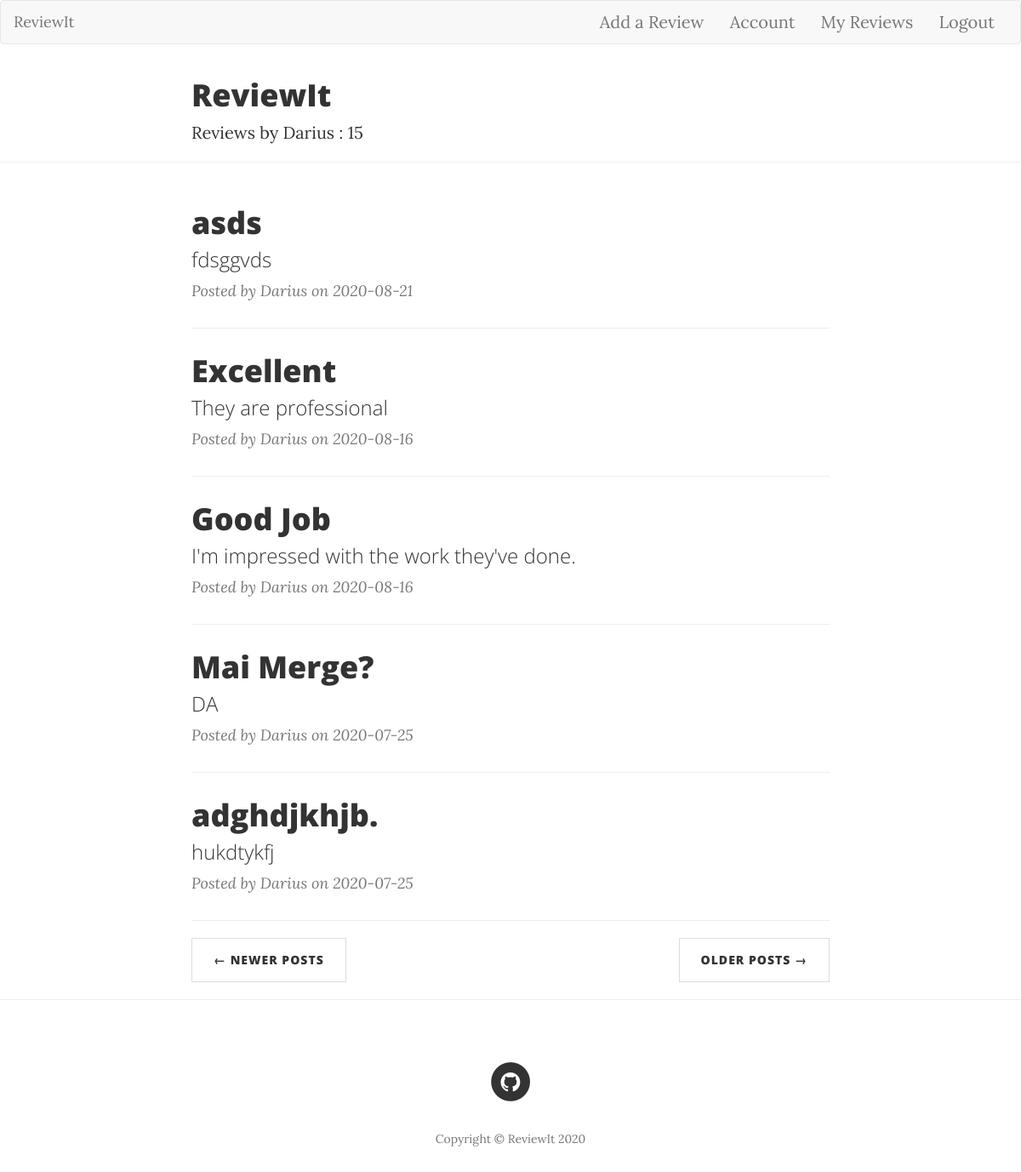
/user/Darius (signed in), run on the app's committed database.
### flaskreview/models.py (models this page shows, shortened)
class User(db.Model, UserMixin):
    id = db.Column(db.Integer, primary_key=True)
    username = db.Column(db.String(20), unique=True, nullable=False)
    email = db.Column(db.String(120), unique=True, nullable=False)
    password = db.Column(db.String(60), nullable=False)
    reviews = db.relationship('Review', backref='author', lazy=True)

class Review(db.Model):
    id = db.Column(db.Integer, primary_key=True)
    title = db.Column(db.String(100), nullable=False)
    description = db.Column(db.Text, nullable=False)
    rating = db.Column(db.Integer, nullable=False)
    country = db.Column(db.String(100))
    city = db.Column(db.String(100))
    date_created = db.Column(db.DateTime, nullable=False, default=datetime.utcnow)
    pictures = db.Column(db.String(20))
    user_id = db.Column(db.Integer, db.ForeignKey('user.id'), nullable=False)

### flaskreview/users/routes.py (the view)
@users.route("/user/<string:username>")
@login_required
def user_posts(username):
    page = request.args.get('page', 1, type=int)
    user = User.query.filter_by(username=username).first_or_404()
    reviews = Review.query.filter_by(author=user)\
        .order_by(Review.date_created.desc())\
        .paginate(page=page, per_page=5)
    return render_template('user_posts.html', reviews=reviews, user=user, title='My Reviews')

### flaskreview/models.py (called while the page is built)
@login_manager.user_loader
def load_user(user_id):
    return User.query.get(int(user_id))

### flaskreview/templates/user_posts.html
{% extends 'base.html' %}
{% block header %}
    <div class="container">
        <div class="row">
            <div class="col-lg-8 col-lg-offset-2 col-md-10 col-md-offset-1">
                <div class="site-heading">
                    {% if header %}
                        <h1>{{ header }}</h1>
                    {% else %}
                        <h1>ReviewIt</h1>
                    {% endif %}
                    <span class="subheading">Reviews by {{ user.username }} : {{ reviews.total }}</span>
                </div>
            </div>
        </div>
    </div>
    <hr>
{% endblock header %}
{% block content %}
<div class="container">
    <div class="row">
        <div class="col-lg-8 col-lg-offset-2 col-md-10 col-md-offset-1">
            <div class="post-preview">
                {% for review in reviews.items %}
                <a href="{{ url_for('reviews.review', review_id=review.id) }}">
                    <h2 class="post-title">
                        {{review.title}}
                    </h2>
                    <h3 class="post-subtitle">
                        {{ review.description }}
                    </h3>
                </a>
                <p class="post-meta">Posted by {{ review.author.username }} on
                    {{ review.date_created.strftime('%Y-%m-%d') }}</p>
                    <hr>
                {% endfor %}
            </div>
            {% for page_num in reviews.iter_pages() %}
                {% if page_num %}
                    {% if reviews.page == page_num %}
                        <ul class="pager">
                            <li class="next">
                                <a href="{{ url_for('users.user_posts',username=user.username, page=page_num+1) }}">Older Posts &rarr;</a>
                            </li>
                            <li class="previous">
                                <a href="{{ url_for('users.user_posts',username=user.username, page=page_num-1) }}">&larr;
                                    Newer Posts </a>
                            </li>
                        </ul>
                    {% endif %}
                {% endif %}
            {% endfor %}
        </div>
    </div>
</div>
<hr>
{% endblock content %}

### data on the page
User: username "Darius"
Review: title "asds", description "fdsggvds", author.username "Darius", date_created "2020-08-21"
Review: title "Excellent", description "They are professional", author.username "Darius", date_created "2020-08-16"
Review: title "Good Job", description "I'm impressed with the work they've done.", author.username "Darius", date_created "2020-08-16"
Review: title "Mai Merge?", description "DA", author.username "Darius", date_created "2020-07-25"
Review: title "adghdjkhjb.", description "hukdtykfj", author.username "Darius", date_created "2020-07-25"

### other printed values
{{ reviews.total }} "15"
